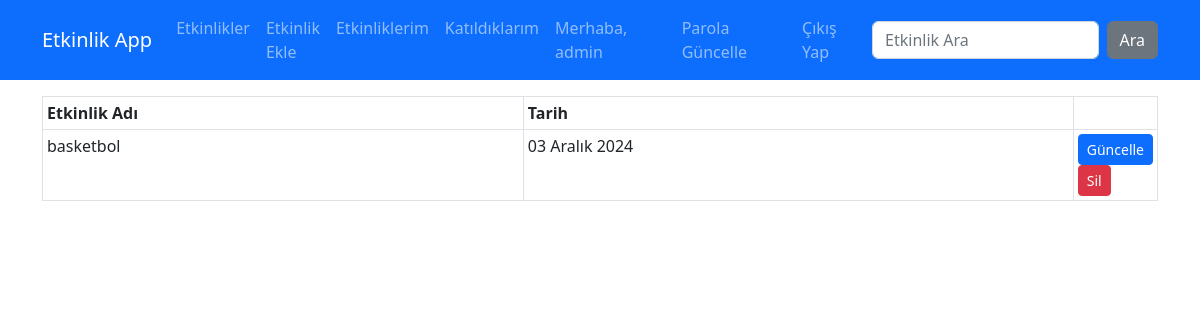
The app's page /events/event-list (signed in) with its own data.
### account/models.py (models this page shows, shortened)
class CustomUser(AbstractUser):
    location = models.TextField(blank=True, null=True)
    interests = models.TextField(blank=True, null=True)
    date_of_birth = models.DateField(blank=True, null=True)
    GENDER_CHOICES = [
        ("E", "Erkek"),
        ("K", "Kadın")
    ]
    gender = models.CharField(
        max_length=1,
        choices=GENDER_CHOICES,
        blank=True,
        null=True
    )
    phone_number = models.CharField(max_length=20, null=True)
    image = models.ImageField(upload_to="images",default="images/user.jpg")#make migration

### events/models.py (models this page shows, shortened)
class Event(models.Model):
    name = models.CharField(max_length=40)
    desc = models.TextField()
    date = models.DateField()
    time = models.CharField(max_length=10)
    eventDuration = models.CharField(max_length=10)
    location = models.CharField(max_length=40)
    slug = models.SlugField(default="", null=False, unique=True, db_index=True)
    isActive = models.BooleanField(default=False)
    category = models.CharField(max_length=40)

### events/views.py (the view)
# urls.py: path("event-list", views.event_list, name="event_list"),
@login_required()
def event_list(request):
    events = Event.objects.filter(isActive=1)
    return render(request,"events/event-list.html", {
        "events": events
    })

### events/templates/events/event-list.html (shortened to what this page needs)
{% extends "layout.html" %}
{% load static %}
{% block content %}
    <div class="container mt-3">
        <div class="row">
            <div class="col-12">
                <table class="table table-sm table-bordered">
                    <thead>
                        <tr>
                            <th>Etkinlik Adı</th>
                            <th>Tarih</th>
                            <th style="width:70px;"></th>
                        </tr>
                    </thead>
                    <tbody>
                        {% for event in events %}
                            <tr>
                                <td>{{event.name}}</td>
                                <td>{{event.date}}</td>
                                <td>
                                    <a href="{% url "event_edit" event.id %}" class="btn btn-primary btn-sm">Güncelle</a>
                                    <a href="{% url "event_delete" event.id %}" class="btn btn-danger btn-sm">Sil</a></td>
                            </tr>
                        {% endfor %}
                    </tbody>
                </table>
            </div>
        </div>
    </div>
{% endblock content %}

### templates/partials/_nav.html (shortened to what this page needs)
<nav class="navbar navbar-expand-lg bg-primary navbar-dark">
        <div class="container">
            <a href="{% url "index" %}" class="navbar-brand">Etkinlik App</a>
            <ul class="navbar-nav me-auto">
                <li class="nav-item">
                        <a href="{% url "index" %}" class="nav-link">Etkinlikler</a>
                    </li>
                    <li class="nav-item">
                        <a href="{% url "create_event" %}" class="nav-link">Etkinlik Ekle</a>
                    </li>
                    <li class="nav-item">
                        <a href="{% url "event_list" %}" class="nav-link">Etkinliklerim</a>
                    </li>
                    <li class="nav-item">
                        <a href="{% url "participant_list" %}" class="nav-link">Katıldıklarım</a>
                    </li>
            </ul>
            <ul class="navbar-nav me-1">
                {% if user.is_authenticated %}
                <li class="nav-item">
                    <a href="{% url "show_profile" %}" class="nav-link">Merhaba, {{user.username}}</a>
                </li>
                <li class="nav-item">
                    <a href="{% url "change_password" %}" class="nav-link">Parola Güncelle</a>
                </li>
                <li class="nav-item">
                    <a href="{% url "logout" %}" class="nav-link">Çıkış Yap</a>
                </li>
                {% endif %}
            </ul>
            <form class="d-flex" action="{% url "search" %}" method="get">
                <input class="form-control me-2" type="text" name="q" placeholder="Etkinlik Ara">
                <button class="btn btn-secondary" type="submit">Ara</button>
            </form>
        </div>
    </nav>

### records on screen
CustomUser: username "admin"
Event: name "basketbol", date "03 Aralık 2024"
